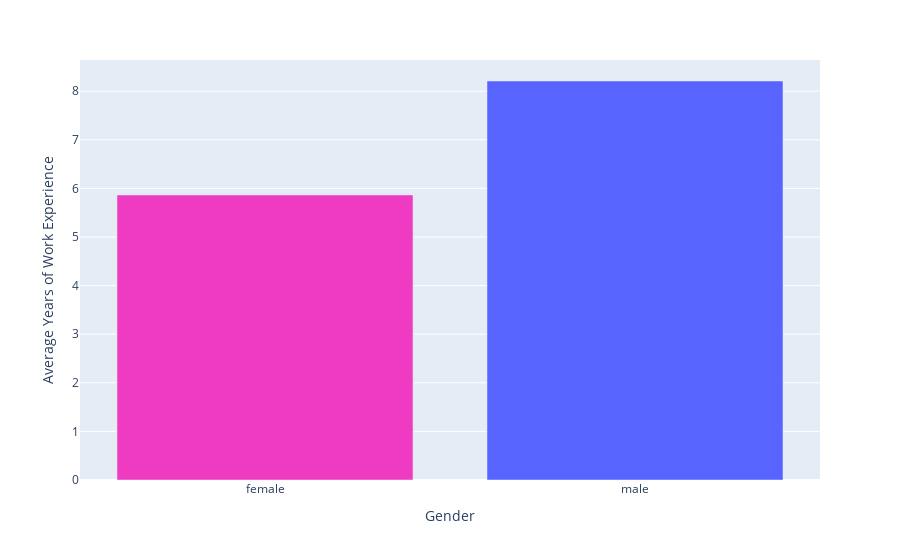

The cell this chart's notebook holds for it:
### Markdown cell above
## The Gender Pay Gap

Based on supplied salaries in the SO surveys, we see that the average salary of men is <span>\$</span> 62,264 and for women it is <span>\$</span> 59,289.

If we define the Gender Pay Gap (GPG) as $\frac{averageSalaryMen - averageSalaryWomen}{averageSalaryMen}$,
the overall GPG is 4.8%, so women receive 4.8% less pay than men.

### Code cell
%run gender_work_experience.ipynb

### Figure 1 — Plotly figure (JSON) as saved in the notebook; plotly's stock layout.template omitted (floating-point values rounded to 4 significant figures)
{"data": [{"alignmentgroup": "True", "hovertemplate": "Gender=%{x}<br>Average Years of Work Experience=%{y}<extra></extra>", "legendgroup": "female", "marker": {"color": "#ef3bc2", "pattern": {"shape": ""}}, "name": "female", "offsetgroup": "female", "orientation": "v", "showlegend": false, "textposition": "auto", "type": "bar", "x": ["female"], "xaxis": "x", "y": [5.865], "yaxis": "y"}, {"alignmentgroup": "True", "hovertemplate": "Gender=%{x}<br>Average Years of Work Experience=%{y}<extra></extra>", "legendgroup": "male", "marker": {"color": "#5864ff", "pattern": {"shape": ""}}, "name": "male", "offsetgroup": "male", "orientation": "v", "showlegend": false, "textposition": "auto", "type": "bar", "x": ["male"], "xaxis": "x", "y": [8.21], "yaxis": "y"}], "layout": {"barmode": "relative", "legend": {"title": {"text": "Gender"}, "tracegroupgap": 0}, "margin": {"t": 60}, "xaxis": {"anchor": "y", "categoryarray": ["female", "male"], "categoryorder": "array", "domain": [0, 1], "title": {"text": "Gender"}}, "yaxis": {"anchor": "x", "domain": [0, 1], "title": {"text": "Average Years of Work Experience"}}}}
